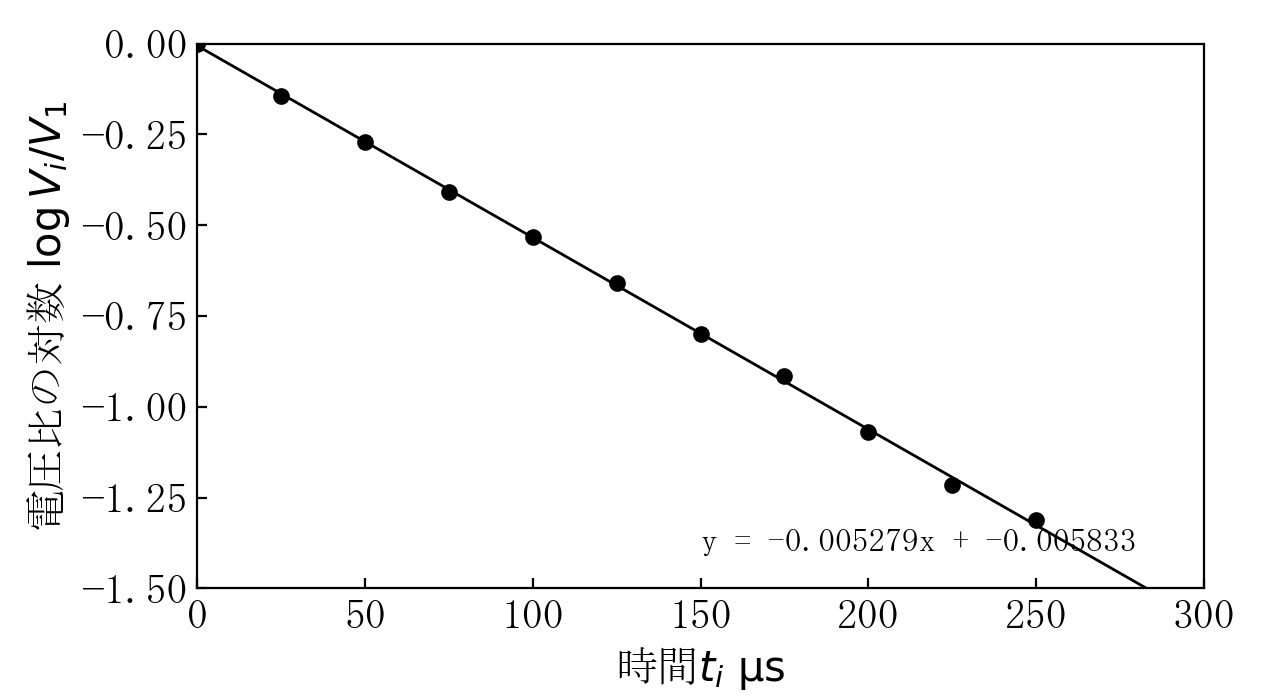

The script that drew this image:
import matplotlib.pyplot as plt
# import matplotlib_fontja
# import pandas as pd
import numpy as np
import math

plt.rcParams["font.family"] = "MS Mincho"
plt.rcParams["font.size"] = 15

plt.rcParams["xtick.direction"] = "in"
plt.rcParams["ytick.direction"] = "in"

plt.rcParams["legend.fancybox"] = False
plt.rcParams["legend.framealpha"] = 1
plt.rcParams["legend.edgecolor"] = "black"
plt.rcParams["legend.markerscale"] = 5
plt.rcParams["lines.linewidth"] = 1
plt.rcParams["lines.linestyle"] = ""
plt.rcParams["lines.marker"] = "."

fig = plt.figure(dpi=200)

x1 = 0
x2 = 300
y1 = -1.5
y2 = 0

plt.xlim(x1, x2)
plt.ylim(y1, y2)

x = np.array([0,25,50,75,100,125,150,175,200,225,250])
y = np.array([0,-0.142961841,-0.270361176,-0.408663874,-0.533602611,-0.658541347,-0.7998705,-0.913813852,-1.068715812,-1.214843848,-1.311753861])
plt.plot(x, y, markeredgecolor='black', marker='o', markersize=5, color='black')

plt.rcParams["lines.linestyle"] = "-"

slope, intercept = np.polyfit(x, y, 1)
xmin, xmax = plt.xlim()
x_fit = np.array([xmin, xmax])
y_fit = slope * x_fit + intercept
plt.plot(x_fit, y_fit, marker='', color='black')
print(f'最小二乗法による直線 (LSM Line)\ny = {slope:.6f}x + {intercept:.6f}')
plt.text(150, -1.4, f'y = {slope:.6f}x + {intercept:.6f}', fontsize=12)

plt.xlabel(r"時間$t_i\ \mathrm{\mu s}$")
plt.ylabel(r"電圧比の対数$\ \log{V_i/V_1}$")

plt.tight_layout()

plt.show()
